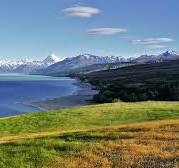
#> input picture opencv1/code_source/lake.jpg, 179 x 168 px
$ python cv2-part2.py
#> lines starting #> are read from the running program, lines starting #| are printed output that depends on the picture
import cv2
import matplotlib.pyplot as plt

# [18 lines of commented-out code are left out]
img_bgr = cv2.imread('lake.jpg',cv2.IMREAD_COLOR)
#> img_bgr is the input picture: shape (168, 179, 3); mean B, G, R 118.9, 124.2, 110.1
img_rgb = img_bgr[:,:,::-1]
# plt.imshow(img_rgb)
# plt.show()
# # cv2.imshow('Obraz przed cięciem: ' , img_bgr)
# # cv2.waitKey(0)
# # cv2.destroyAllWindows()
#wycinanie fragmentu zdfjecia
# cropped_area=img_rgb[40:80,0:40]
#zmiennia rozmiaaru zdjiecia
# width=120
# height=10
# dim=(width,height)

# resized_area = cv2.resize(cropped_area,dsize=dim,interpolation=cv2.INTER_AREA)

#obracanie obrazu

fliped_1 = cv2.flip(img_rgb,1)
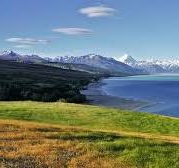
#> fliped_1: shape (168, 179, 3); mean R, G, B 110.1, 124.2, 118.9
fliped_2 = cv2.flip(img_rgb,0)
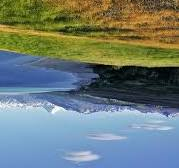
#> fliped_2: shape (168, 179, 3); mean R, G, B 110.1, 124.2, 118.9
fliped_3 = cv2.flip(img_rgb,-1)
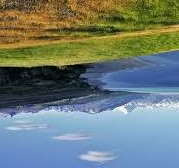
#> fliped_3: shape (168, 179, 3); mean R, G, B 110.1, 124.2, 118.9


plt.figure(figsize=(18, 5))
plt.subplot(141);plt.imshow(fliped_1);plt.title("Horizontal Flip");
plt.subplot(142);plt.imshow(fliped_2);plt.title("Vertical Flip");
plt.subplot(143);plt.imshow(fliped_3);plt.title("Both Flipped");
plt.subplot(144);plt.imshow(img_rgb);plt.title("Original");
plt.show()
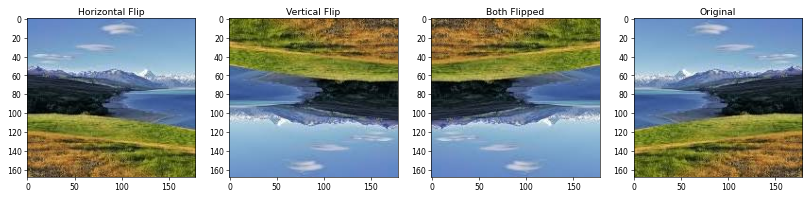
#> figure drawn by matplotlib, 4 panels

$ run again, with opencv1/code_source/apol.jpg copied over opencv1/code_source/lake.jpg
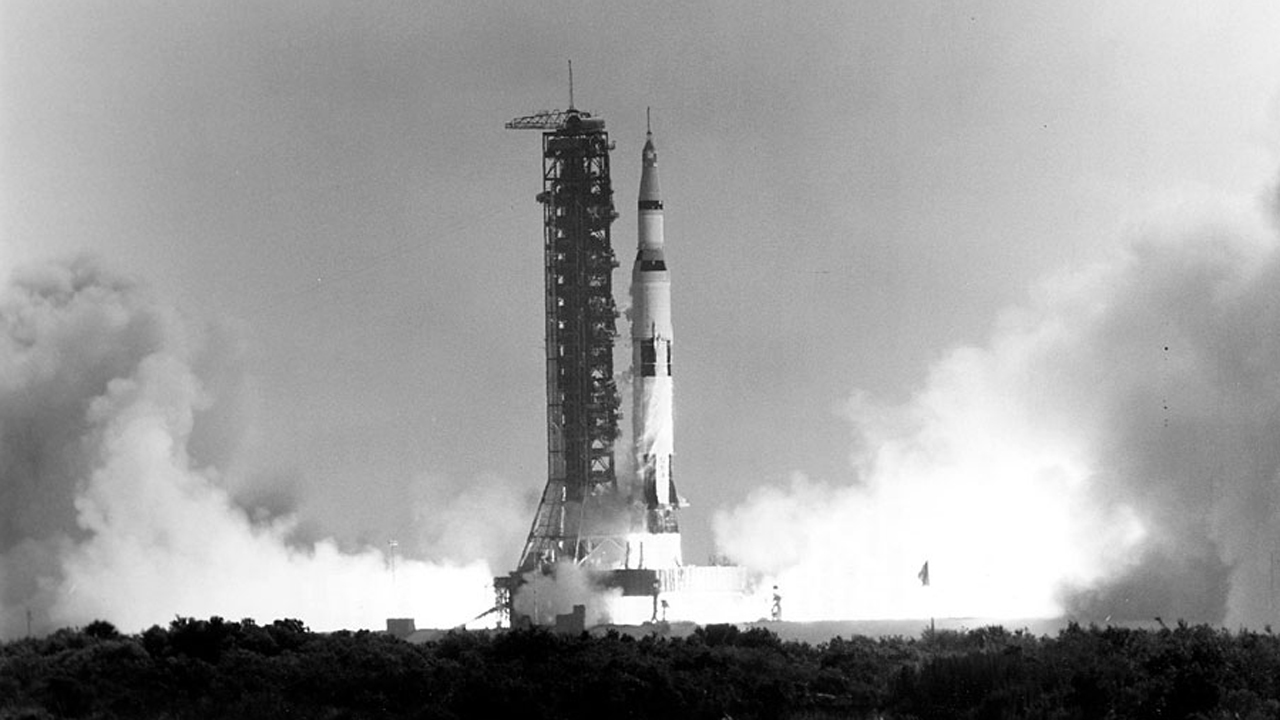
#> input picture opencv1/code_source/apol.jpg, 1280 x 720 px
#> img_bgr is the input picture: shape (720, 1280, 3); min 0, max 255, mean 156.2
#> `fliped_3 = cv2.flip(img_rgb,-1)`:
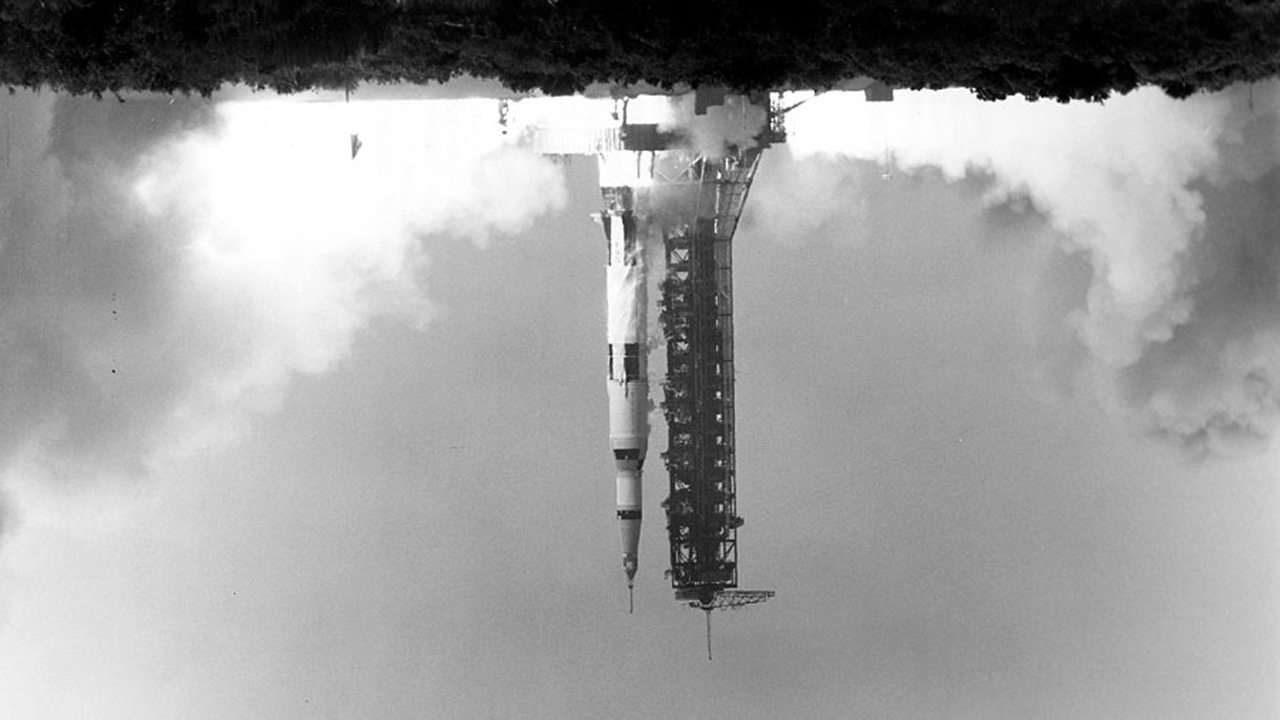
#> fliped_3: shape (720, 1280, 3); min 0, max 255, mean 156.2
#> `plt.show()`:
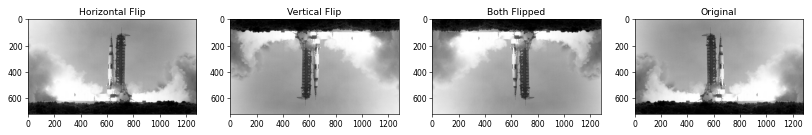
#> figure drawn by matplotlib, 4 panels
